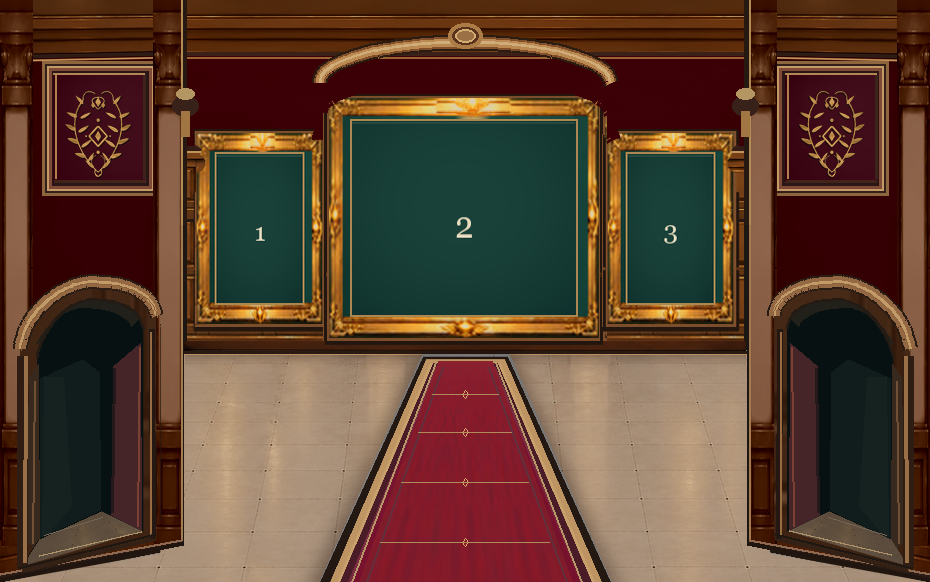
#> input picture architecture-review/entrance-gallery5-comparison/gallery5-v21.png, 930 x 582 px, found by its file name
$ python build_gallery5_v22_label_order.py
#> lines starting #> are read from the running program, lines starting #| are printed output that depends on the picture; after the words box and inside, x2 and y2 are one past the last pixel; in counts of white or black regions, pixels touching at a corner belong together
from pathlib import Path
import cv2, numpy as np
from PIL import Image, ImageDraw, ImageFont, ImageChops
ROOT=Path(r"C:\Users\User\source\repos\a18-gallery5-material-review")
PAGE=ROOT/"architecture-review/entrance-gallery5-comparison"
source=Image.open(PAGE/"gallery5-v21.png").convert("RGB")
#> source is the input picture: PIL image 930x582 RGB; mean R, G, B 92, 64.4, 48.1
raw=np.array(source)
out=raw.copy()
# The only permitted edits are the two existing numerical markers.
# Preserve all foliage, architecture, gold frame carving, art openings, and right #3.
regions=[
    {"old":"1","new":"2","roi":(245,210,276,260),"size":28},
    {"old":"2","new":"1","roi":(445,203,489,253),"size":33},
]
for item in regions:
    x0,y0,x1,y1=item["roi"]
    crop=out[y0:y1,x0:x1].copy()
    # Real lettering is the only pale region within these restricted teal windows.
    pale=(crop[:,:,0]>155)&(crop[:,:,1]>150)&(crop[:,:,2]>135)
    yv,xv=np.where(pale)
    assert 20<len(xv)<600,(item,len(xv))
    minx,maxx=int(xv.min()),int(xv.max())
    miny,maxy=int(yv.min()),int(yv.max())
    mask=np.uint8(pale)*255
    mask=cv2.dilate(mask,cv2.getStructuringElement(cv2.MORPH_ELLIPSE,(3,3)))
    cleared=cv2.inpaint(crop,mask,4,cv2.INPAINT_TELEA)
    # Draw the replacement in the identical center of the source letter.
    c=(minx+maxx)/2,(miny+maxy)/2
    art=Image.fromarray(cleared)
    layer=Image.new("RGBA",art.size,(0,0,0,0))
    draw=ImageDraw.Draw(layer)
    font=ImageFont.truetype(r"C:\Windows\Fonts\georgia.ttf",item["size"])
    bbox=draw.textbbox((0,0),item["new"],font=font)
    cx,cy=c
    tx=cx-(bbox[0]+bbox[2])/2
    ty=cy-(bbox[1]+bbox[3])/2
    draw.text((tx,ty),item["new"],font=font,fill=(233,220,192,255),stroke_width=0)
    art=Image.alpha_composite(art.convert("RGBA"),layer).convert("RGB")
    out[y0:y1,x0:x1]=np.array(art)
    print(f"{item['old']}->{item['new']}: original glyph box {(x0+minx,y0+miny,x0+maxx,y0+maxy)}")
#> this loop made 2 passes
#> (minx, maxx, miny, maxy, bbox, cx, cy, tx) on passes 1 to 2: (11, 19, 17, 30, (0, 6, 18, 26), 15, 23.5, 6), (12, 26, 14, 34, (0, 7, 21, 31), 19, 24, 8.5)
#| 1->2: original glyph box (256, 227, 264, 240)
#| 2->1: original glyph box (457, 217, 471, 237)
#> pass 1, `pale=(crop[:,:,0]>155)&(crop[:,:,1]>150)&(crop[:,:,2]>135)`:
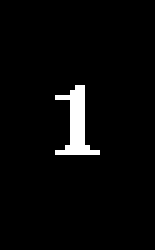
#> pale: shape (50, 31) bool (shown 5 times larger); 3.4% white; 1 white region, box (x1, y1, x2, y2) and area: (11, 17, 20, 31) 52
#> pass 1, `mask=cv2.dilate(mask,cv2.getStructuringElement(cv2.MORPH_ELLIPSE,(3,3)))`:
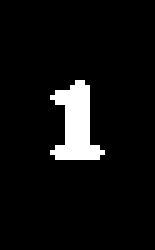
#> mask: shape (50, 31) (shown 5 times larger); 6.3% white; 1 white region, box (x1, y1, x2, y2) and area: (10, 16, 21, 32) 97
#> after the loop:
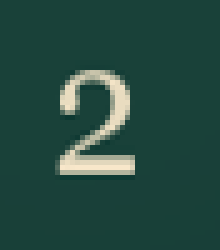
#> crop: shape (50, 44, 3) (shown 5 times larger); mean R, G, B 37.6, 74.2, 65.1
#> after the loop:
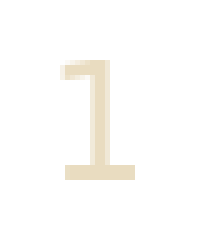
#> layer: PIL image 44x50 RGBA (shown 5 times larger); mean R, G, B, A 15.9, 15, 13.1, 14.7; transparent parts drawn white
#> after the loop:
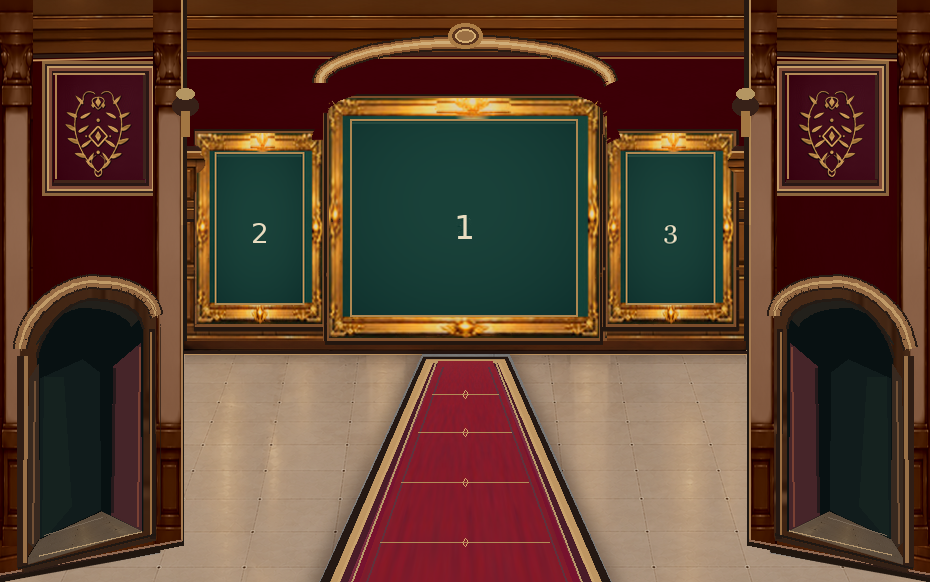
#> out: shape (582, 930, 3); 0.09% of pixels changed, all inside (x1, y1, x2, y2) = (253, 215, 473, 243)
#> after the loop:
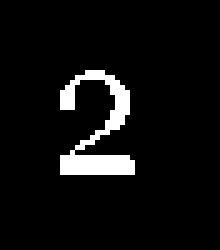
#> pale: shape (50, 44) bool (shown 5 times larger); 6% white; 1 white region, box (x1, y1, x2, y2) and area: (12, 14, 27, 35) 131
result=Image.fromarray(out,"RGB")
diff=np.any(np.asarray(source)!=out,axis=2)
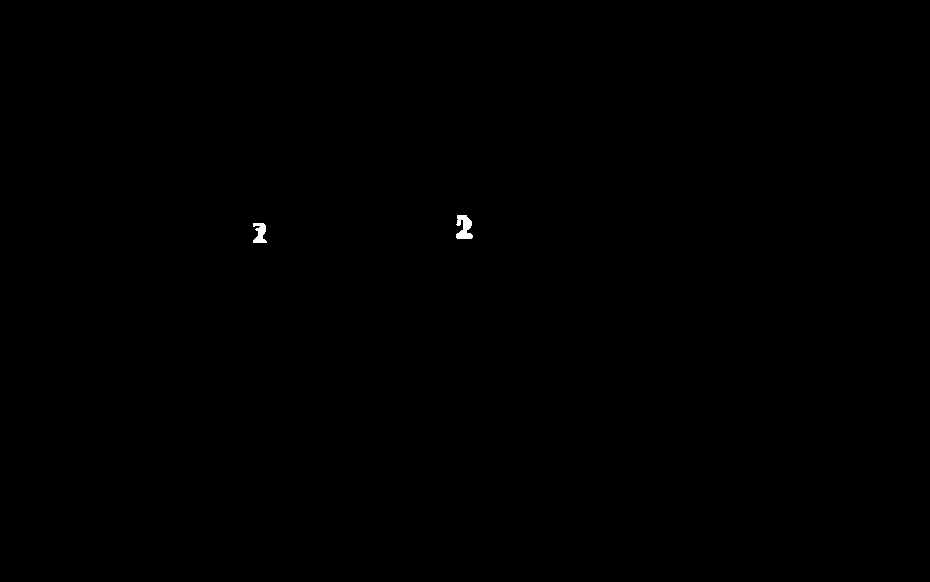
#> diff: shape (582, 930) bool; 0.09% white; 2 white regions, box (x1, y1, x2, y2) and area: (456, 215, 473, 239) 278, (253, 223, 267, 243) 188
allowed=np.zeros((582,930),dtype=bool)
for item in regions:
    x0,y0,x1,y1=item["roi"]
    allowed[y0:y1,x0:x1]=True
assert diff.any() and not (diff&~allowed).any()
assert (source.crop((625,180,730,298)).tobytes()==result.crop((625,180,730,298)).tobytes())
for p in (PAGE/"gallery5-v22.png",ROOT/"rooms/gallery5/gallery5_palace_E_material_v22_REVIEW.png"):
    result.save(p,optimize=True)
print("v22 numbers L2 C1 R3; changed pixels",diff.sum())
#| v22 numbers L2 C1 R3; changed pixels 466
